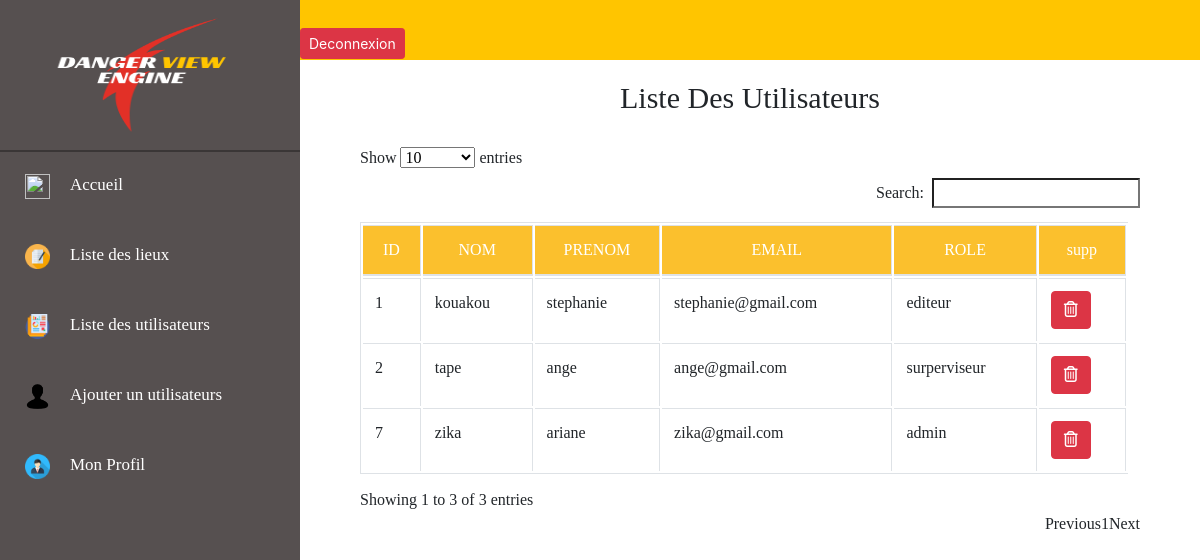
The page /index.php?page=list_user (signed in) on the database its author committed.
### tables this page shows
CREATE TABLE `utilisateur` (
  `id_utilisateur` int(11) NOT NULL,
  `nom` varchar(45) NOT NULL,
  `prenom` varchar(45) NOT NULL,
  `email` varchar(45) NOT NULL,
  `password` varchar(200) NOT NULL,
  `role` varchar(20) NOT NULL,
  `photo` varchar(255) DEFAULT NULL
);

### public/pages/list_user.php (the view, shortened to what this page needs)
<?php include('bd.php') ?>
<div class="container" style="margin-Top:20px" id="list_user">
    <h1>Liste des utilisateurs</h1>
  <div class="row">
    <div class="col-md-12 col-md-offset-2">
      <table class ="table table-bordered table-hovered">
        <thead>
          <tr>
            <td>ID</td>
            <td>NOM</td>
            <td>PRENOM</td>
            <td>EMAIL</td>
            <td>ROLE</td>
            <td>supp</td>
          </tr>
        </thead>
        <tbody>
              <?php
                    $sql =$conn->query('SELECT * FROM utilisateur ') ;
                    while ($data = $sql->fetch_array()) {
                      echo'
                      <tr>
                        <td>'.$data['id_utilisateur'].'</td>
                        <td>'.$data['nom'].'</td>
                        <td>'.$data['prenom'].'</td>
                        <td>'.$data['email'].'</td>
                        <td>'.$data['role'].'</td>
                        <td>
                        <a href="index.php?page=supp_user&id='.$data['id_utilisateur'].'"class="btn btn-danger" style="">
                            <i class="far fa-trash-alt"></i>
                        </a>
                        </td>
                      </tr>
                      ';
                    }
               ?>
        </tbody>
      </table>
    </div>
  </div>
</div>

### public/css/style_admins.css (style rules this page uses)
#list_user { width: 90%; margin: auto; font-family: lora; }
#list_user h1 { text-transform: capitalize; margin-bottom: 30px; font-size: 30px; text-align: center; }
#list_user thead { background-color:#FBC02D ; color: white; text-align: center; }

### rows shown on the page
utilisateur: id_utilisateur "1", nom "kouakou", prenom "stephanie", email "stephanie@gmail.com", role "editeur"
utilisateur: id_utilisateur "2", nom "tape", prenom "ange", email "ange@gmail.com", role "surperviseur"
utilisateur: id_utilisateur "7", nom "zika", prenom "ariane", email "zika@gmail.com", role "admin"
